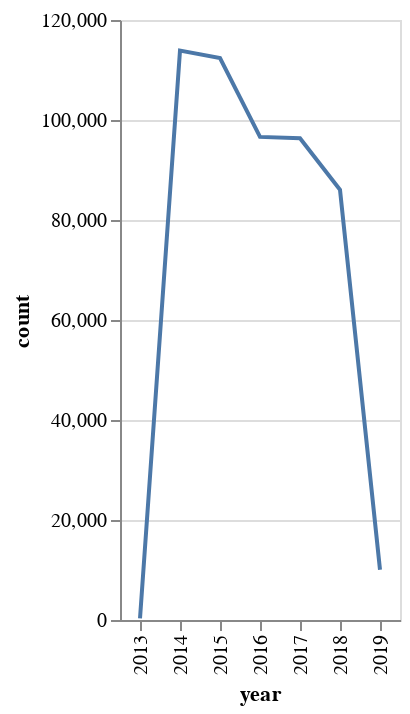

Notebook cell for this chart:
### Markdown cell above
### 3. EDA - 4 : How have been Seattle - Bike traffic trends over the years?

### Code cell
# Data Vis
alt.Chart(seatle_bikes_dt_tidy[:,count(),by(f.year)].to_pandas()).mark_line().encode(alt.X('year:N'),alt.Y('count'))

### Figure 1 — Vega-Lite specification as saved in the notebook (floating-point values rounded to 4 significant figures)
{"config": {"view": {"continuousWidth": 400, "continuousHeight": 300}}, "data": {"name": "data-6de6abe3168bd548861afd472495f7a0"}, "mark": "line", "encoding": {"x": {"type": "nominal", "field": "year"}, "y": {"type": "quantitative", "field": "count"}}, "$schema": "https://vega.github.io/schema/vega-lite/v4.8.1.json", "datasets": {"data-6de6abe3168bd548861afd472495f7a0": [{"year": 2013, "count": 336}, {"year": 2014, "count": 113880}, {"year": 2015, "count": 112392}, {"year": 2016, "count": 96624}, {"year": 2017, "count": 96360}, {"year": 2018, "count": 86040}, {"year": 2019, "count": 10056}]}}
